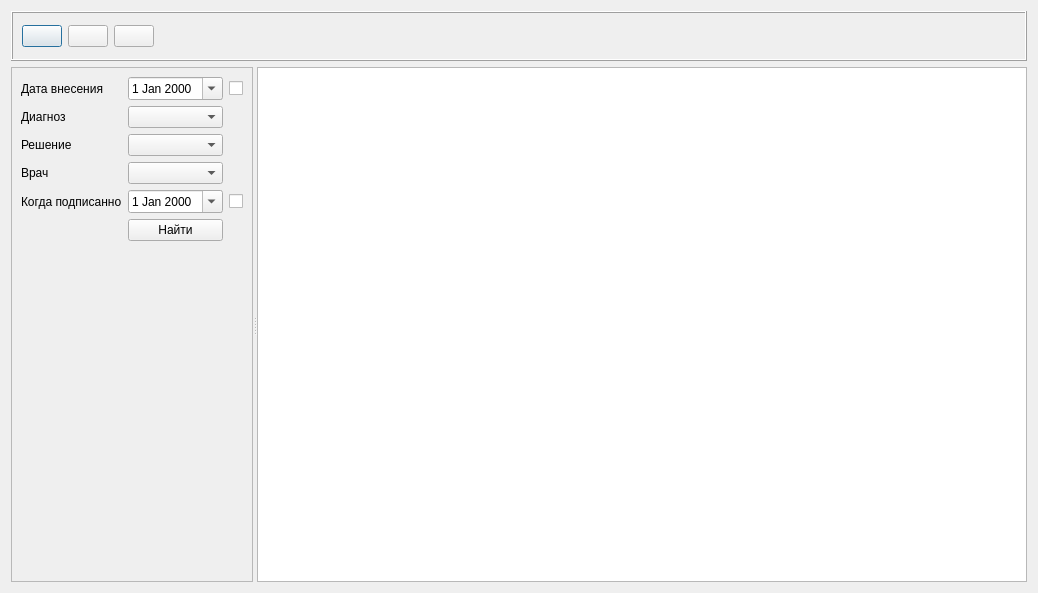
<?xml version="1.0" encoding="UTF-8"?>
<ui version="4.0">
 <author>Панчук Дмитрий Андреевич</author>
 <class>Dialog_RVK</class>
 <widget class="QDialog" name="Dialog_RVK">
  <property name="geometry">
   <rect>
    <x>0</x>
    <y>0</y>
    <width>1019</width>
    <height>593</height>
   </rect>
  </property>
  <property name="windowTitle">
   <string>Dialog</string>
  </property>
  <layout class="QVBoxLayout" name="verticalLayout_3">
   <item>
    <widget class="QFrame" name="frame">
     <property name="minimumSize">
      <size>
       <width>0</width>
       <height>0</height>
      </size>
     </property>
     <property name="maximumSize">
      <size>
       <width>16777215</width>
       <height>50</height>
      </size>
     </property>
     <property name="frameShape">
      <enum>QFrame::Box</enum>
     </property>
     <property name="frameShadow">
      <enum>QFrame::Raised</enum>
     </property>
     <layout class="QVBoxLayout" name="verticalLayout">
      <item>
       <layout class="QHBoxLayout" name="horizontalLayout">
        <item>
         <widget class="QPushButton" name="pushButton_add">
          <property name="text">
           <string/>
          </property>
          <property name="icon">
           <iconset resource="../images.qrc">
            <normaloff>:/icon/png/images/add_icon.png</normaloff>:/icon/png/images/add_icon.png</iconset>
          </property>
         </widget>
        </item>
        <item>
         <widget class="QPushButton" name="pushButton_edit">
          <property name="text">
           <string/>
          </property>
          <property name="icon">
           <iconset resource="../images.qrc">
            <normaloff>:/icon/png/images/edit_icon.png</normaloff>:/icon/png/images/edit_icon.png</iconset>
          </property>
         </widget>
        </item>
        <item>
         <widget class="QPushButton" name="pushButton_delete">
          <property name="text">
           <string/>
          </property>
          <property name="icon">
           <iconset resource="../images.qrc">
            <normaloff>:/icon/png/images/error.png</normaloff>:/icon/png/images/error.png</iconset>
          </property>
         </widget>
        </item>
        <item>
         <spacer name="horizontalSpacer">
          <property name="orientation">
           <enum>Qt::Horizontal</enum>
          </property>
          <property name="sizeHint" stdset="0">
           <size>
            <width>40</width>
            <height>20</height>
           </size>
          </property>
         </spacer>
        </item>
       </layout>
      </item>
     </layout>
    </widget>
   </item>
   <item>
    <widget class="QSplitter" name="splitter">
     <property name="orientation">
      <enum>Qt::Horizontal</enum>
     </property>
     <property name="childrenCollapsible">
      <bool>false</bool>
     </property>
     <widget class="QFrame" name="frame_2">
      <property name="minimumSize">
       <size>
        <width>0</width>
        <height>0</height>
       </size>
      </property>
      <property name="maximumSize">
       <size>
        <width>16777215</width>
        <height>16777215</height>
       </size>
      </property>
      <property name="frameShape">
       <enum>QFrame::StyledPanel</enum>
      </property>
      <property name="frameShadow">
       <enum>QFrame::Raised</enum>
      </property>
      <layout class="QHBoxLayout" name="horizontalLayout_2">
       <item>
        <layout class="QGridLayout" name="gridLayout">
         <property name="sizeConstraint">
          <enum>QLayout::SetMinimumSize</enum>
         </property>
         <item row="3" column="0">
          <widget class="QLabel" name="label_2">
           <property name="text">
            <string>Врач</string>
           </property>
          </widget>
         </item>
         <item row="6" column="0">
          <spacer name="verticalSpacer">
           <property name="orientation">
            <enum>Qt::Vertical</enum>
           </property>
           <property name="sizeHint" stdset="0">
            <size>
             <width>20</width>
             <height>40</height>
            </size>
           </property>
          </spacer>
         </item>
         <item row="2" column="0">
          <widget class="QLabel" name="label_4">
           <property name="text">
            <string>Решение</string>
           </property>
          </widget>
         </item>
         <item row="0" column="0">
          <widget class="QLabel" name="label">
           <property name="maximumSize">
            <size>
             <width>100</width>
             <height>16777215</height>
            </size>
           </property>
           <property name="text">
            <string>Дата внесения</string>
           </property>
          </widget>
         </item>
         <item row="1" column="1">
          <widget class="QComboBox" name="comboBox"/>
         </item>
         <item row="1" column="0">
          <widget class="QLabel" name="label_3">
           <property name="text">
            <string>Диагноз</string>
           </property>
          </widget>
         </item>
         <item row="0" column="1">
          <widget class="QDateEdit" name="dateEdit_input">
           <property name="maximumSize">
            <size>
             <width>100</width>
             <height>16777215</height>
            </size>
           </property>
           <property name="calendarPopup">
            <bool>true</bool>
           </property>
          </widget>
         </item>
         <item row="3" column="1">
          <widget class="QComboBox" name="comboBox_3"/>
         </item>
         <item row="4" column="0">
          <widget class="QLabel" name="label_5">
           <property name="text">
            <string>Когда подписанно</string>
           </property>
          </widget>
         </item>
         <item row="5" column="1">
          <widget class="QPushButton" name="pushButton_find">
           <property name="text">
            <string>Найти</string>
           </property>
           <property name="icon">
            <iconset resource="../images.qrc">
             <normaloff>:/icon/png/images/magnifier.png</normaloff>:/icon/png/images/magnifier.png</iconset>
           </property>
          </widget>
         </item>
         <item row="2" column="1">
          <widget class="QComboBox" name="comboBox_2"/>
         </item>
         <item row="4" column="1">
          <widget class="QDateEdit" name="dateEdit_signed">
           <property name="calendarPopup">
            <bool>true</bool>
           </property>
          </widget>
         </item>
         <item row="0" column="2">
          <widget class="QCheckBox" name="checkBox_input_check">
           <property name="text">
            <string/>
           </property>
          </widget>
         </item>
         <item row="4" column="2">
          <widget class="QCheckBox" name="checkBox_signed_check">
           <property name="text">
            <string/>
           </property>
          </widget>
         </item>
        </layout>
       </item>
      </layout>
     </widget>
     <widget class="QTableView" name="tableView">
      <property name="minimumSize">
       <size>
        <width>770</width>
        <height>0</height>
       </size>
      </property>
      <property name="selectionMode">
       <enum>QAbstractItemView::SingleSelection</enum>
      </property>
      <property name="selectionBehavior">
       <enum>QAbstractItemView::SelectRows</enum>
      </property>
     </widget>
    </widget>
   </item>
  </layout>
 </widget>
 <resources>
  <include location="../images.qrc"/>
 </resources>
 <connections/>
</ui>
